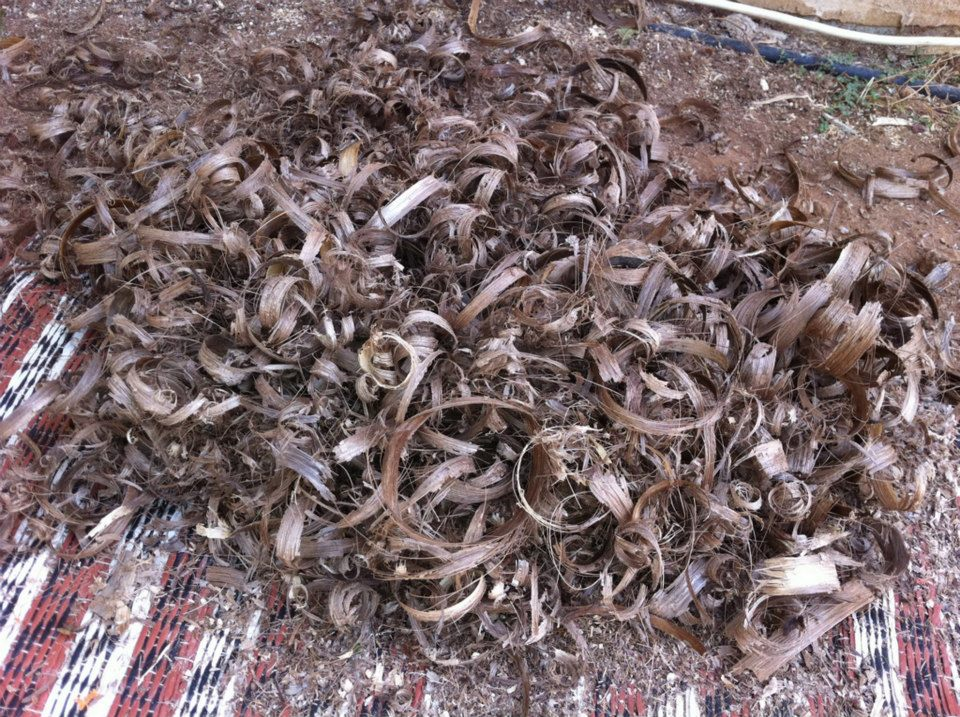
#> input picture _COMMUNICATION/team_10/S007-GROK/repair-sketch-2026-09-23/img/EA-000161.jpg, 960 x 717 px
$ python -i build_index.py   (imports and definitions only)
#> lines starting #> are read from the running program, lines starting #| are printed output that depends on the picture
#> further down, picture is the input picture: PIL image 960x717 RGB; mean R, G, B 122.8, 105.1, 107.1
#!/usr/bin/env python3
"""
בונה אינדקס JSON למדיה מלגסי: העתקה (אופציונלי), חישובי פיקסלים, תגיות מובנות.
אין תלות ב-Ollama — כל תיאורי הסוכן ל-scan_primary מבוססי סטטיסטיקה על התמונה.
"""
from __future__ import annotations

import argparse
import hashlib
import json
import os
import random
import re
from collections import Counter
from datetime import datetime, timezone
from pathlib import Path
from typing import Any

from PIL import Image, ImageFilter, ImageStat, ExifTags
import imagehash
import numpy as np

IMAGE_EXT = {".jpg", ".jpeg", ".png", ".gif", ".webp"}

# קבצי ה-POC הקודם (לא לכלול ב"לא בממשק" אם רוצים הפרדה נקייה)
DEFAULT_EXCLUDE = {
    "2017/06/כושי-בלאנטיס1.jpg",
    "2016/12/כושי-בלאנטיס1.jpg",
    "2016/12/איל-מישה-איטליה-כושי-בלאנטיס-3.jpg",
    "2010/12/Screen20Shot202013-03-1220at208.png",
    "2016/12/סיני-יוני-09-151.jpg",
    "2016/12/עטיפה-1.jpg",
    "2017/06/רותם-כהן-צבע-בכחול-וזרוק-לים-הודו-2.jpg",
    "2017/06/מוזה-הוצאה-לאור-איטליה-1.jpg",
    "2017/06/אייל-עמית-וכתבת.jpg",
    "2017/06/צבע-בכחול-וזרוק-לים-קאסול-2.jpg",
}

CONTENT_HINT_RE = re.compile(
    r"(מוזה|כושי|צבע|בכחול|וכתבת|דיגרידו|עמית|הרצא|סדנא|טיפול|אייל)",
    re.I,
)


def rel_posix(p: Path, root: Path) -> str:
    return p.relative_to(root).as_posix()


# [14 lines left out: function walk_images, not called in this run]


def rgb_to_hsv_np(rgb: np.ndarray) -> tuple[float, float, float]:
    """rgb 0-1, returns h 0-360 s,v 0-1"""
    r, g, b = rgb
    mx = max(r, g, b)
    mn = min(r, g, b)
    d = mx - mn
    if d < 1e-6:
        h = 0.0
    elif mx == r:
        h = (60 * ((g - b) / d) + 360) % 360
    elif mx == g:
        h = (60 * ((b - r) / d) + 120) % 360
    else:
        h = (60 * ((r - g) / d) + 240) % 360
    s = 0 if mx == 0 else d / mx
    v = mx
    return h, s, v


def analyze_pixels(im: Image.Image) -> dict[str, Any]:
    im = im.convert("RGB")
    w, h = im.size
#> w = 960; h = 717
    # downsample for stats
    max_side = 320
    if max(w, h) > max_side:
        r = max_side / max(w, h)
#> r = 0.333
        im_small = im.resize((max(1, int(w * r)), max(1, int(h * r))), Image.Resampling.LANCZOS)
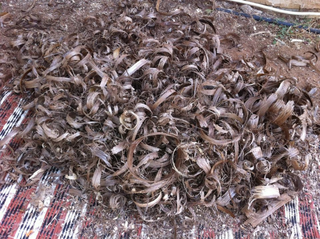
#> im_small: PIL image 320x239 RGB; mean R, G, B 122.8, 105.1, 107.1
    else:
        im_small = im
    arr = np.asarray(im_small).astype(np.float64) / 255.0
    flat = arr.reshape(-1, 3)
    mean_rgb = flat.mean(axis=0)
#> mean_rgb = [0.482, 0.412, 0.42]
    std_rgb = flat.std(axis=0)
#> std_rgb = [0.189, 0.187, 0.197]
    hsv = np.array([rgb_to_hsv_np(flat[i]) for i in range(0, len(flat), max(1, len(flat) // 5000))])
#> in rgb_to_hsv_np, `r, g, b = rgb`: r = 0.51; g = 0.388; b = 0.427
#> in rgb_to_hsv_np, `mx = max(r, g, b)`: mx = 0.51
#> in rgb_to_hsv_np, `mn = min(r, g, b)`: mn = 0.388
#> in rgb_to_hsv_np, `d = mx - mn`: d = 0.122
#> in rgb_to_hsv_np, `h = (60 * ((g - b) / d) + 360) % 360`: h = 340.6
#> in rgb_to_hsv_np, `s = 0 if mx == 0 else d / mx`: s = 0.238
#> in rgb_to_hsv_np, `v = mx`: v = 0.51
    mean_h, mean_s, mean_v = hsv.mean(axis=0)
#> mean_h = 178.1; mean_s = 0.191; mean_v = 0.485

    # dominant colors (quantize to 8 bins per channel)
    q = (arr * 7).astype(np.uint8)
    packed = (q[:, :, 0].astype(np.uint32) << 16) | (q[:, :, 1].astype(np.uint32) << 8) | q[
        :, :, 2
    ].astype(np.uint32)
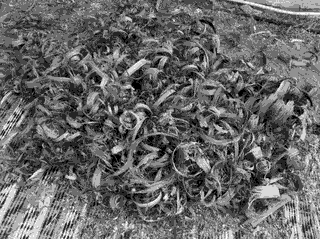
#> packed: shape (239, 320) uint32; min 0, max 460551, mean 188690; drawn with min black and max white
    counts = Counter(packed.flatten().tolist()).most_common(5)
#> counts = [(131586, 9945), (197122, 9876), (197379, 8166), (131329, 7288), (65793, 6822)]
    palette = []
    for val, _cnt in counts[:5]:
        rq = (val >> 16) & 0xFF
        gq = (val >> 8) & 0xFF
        bq = val & 0xFF
        rr = int((rq / 7.0) * 255)
        gg = int((gq / 7.0) * 255)
        bb = int((bq / 7.0) * 255)
        palette.append("#{:02x}{:02x}{:02x}".format(rr, gg, bb))
#> this loop made 5 passes
#> (val, _cnt, rq, gq, bq, rr, gg, bb) on passes 1 to 5: (131586, 9945, 2, 2, 2, 72, 72, 72), (197122, 9876, 3, 2, 2, 109, 72, 72), (197379, 8166, 3, 3, 3, 109, 109, 109), (131329, 7288, 2, 1, 1, 72, 36, 36), (65793, 6822, 1, 1, 1, 36, 36, 36)
#> after the loop, palette = ['#484848', '#6d4848', '#6d6d6d', '#482424', '#242424']

    gray = im_small.convert("L")
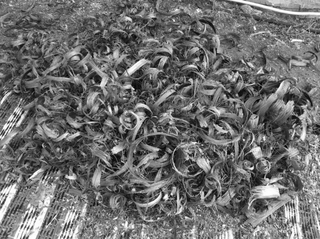
#> gray: PIL image 320x239 L; min 1, max 255, mean 110.6
    stat = ImageStat.Stat(gray)
    brightness = stat.mean[0] / 255.0
#> brightness = 0.434
    contrast = stat.stddev[0] / 255.0
#> contrast = 0.188

    edges = gray.filter(ImageFilter.FIND_EDGES)
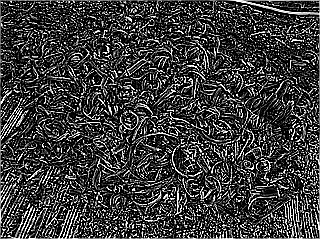
#> edges: PIL image 320x239 L; min 0, max 255, mean 61
    edge_arr = np.asarray(edges).astype(np.float64)
    edge_energy = float(edge_arr.mean() / 255.0)
#> edge_energy = 0.239
    lap = np.var(edge_arr)
#> lap = 7105.1

    # classify
    ow, oh = im.size
#> ow = 960; oh = 717
    if ow > oh * 1.15:
        orientation = "landscape"
    elif oh > ow * 1.15:
        orientation = "portrait"
    else:
        orientation = "square"

    if brightness < 0.35:
        brightness_band = "dark"
    elif brightness > 0.65:
        brightness_band = "bright"
    else:
        brightness_band = "mid"

    if mean_h < 60 or mean_h > 300:
        temp = "warm"
    elif 180 < mean_h < 260:
        temp = "cool"
    else:
        temp = "neutral"

    if mean_s < 0.15:
        sat = "low"
    elif mean_s < 0.4:
        sat = "moderate"
    else:
        sat = "high"

    if edge_energy < 0.08 and contrast < 0.12:
        complexity = "low"
    elif edge_energy > 0.18 or contrast > 0.22:
        complexity = "high"
    else:
        complexity = "medium"

    if lap < 300:
        sharp = "soft"
    elif lap < 1200:
        sharp = "medium"
    else:
        sharp = "sharp"

    return {
        "width": w,
        "height": h,
        "mean_rgb": [round(float(x), 4) for x in mean_rgb],
        "std_rgb": [round(float(x), 4) for x in std_rgb],
        "mean_hsv_deg": [round(float(mean_h), 2), round(float(mean_s), 4), round(float(mean_v), 4)],
        "brightness_0_1": round(brightness, 4),
        "contrast_0_1": round(contrast, 4),
        "edge_energy_0_1": round(edge_energy, 4),
        "laplacian_variance": round(float(lap), 2),
        "dominant_hex": palette[:5],
        "orientation": orientation,
        "brightness_band": brightness_band,
        "color_temperature": temp,
        "saturation_band": sat,
        "complexity": complexity,
        "sharpness": sharp,
    }


# [300 lines left out: functions he_notes_from_stats, exif_basic, build_search_blob, build_search_keywords, process_one, select_files and 1 more, not called in this run]


# [2 lines not run here, left out]

>>> from PIL import Image
>>> picture = Image.open('../../team_10/S007-GROK/repair-sketch-2026-09-23/img/EA-000161.jpg')
>>> result = analyze_pixels(picture)
#> result = 16 items

$ run again, on _COMMUNICATION/team_10/S007-GROK/repair-sketch-2026-09-23/img/EA-000214.jpeg
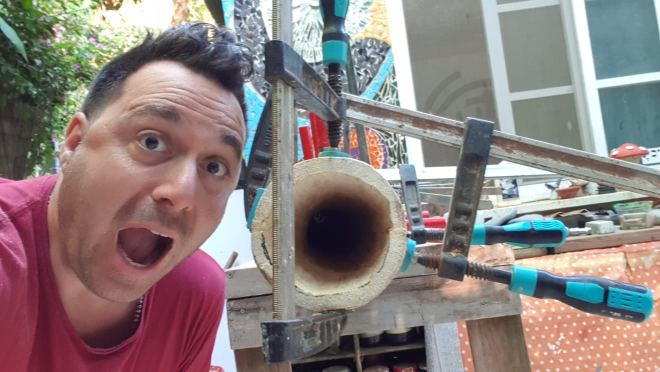
#> input picture _COMMUNICATION/team_10/S007-GROK/repair-sketch-2026-09-23/img/EA-000214.jpeg, 1320 x 744 px (shown at 1/2 size)
#> picture is the input picture: PIL image 1320x744 RGB; mean R, G, B 139.1, 127.2, 125.4
#> mean_rgb = [0.546, 0.499, 0.492]
#> std_rgb = [0.225, 0.239, 0.225]
#> in rgb_to_hsv_np, `r, g, b = rgb`: r = 0.427; g = 0.545; b = 0.463
#> mx = 0.545
#> mn = 0.427
#> d = 0.118
#> in rgb_to_hsv_np, `h = (60 * ((b - r) / d) + 120) % 360`: h = 138
#> s = 0.216
#> v = 0.545
#> mean_h = 134.7; mean_s = 0.255; mean_v = 0.585
#> counts = [(197379, 6235), (65793, 3388), (263172, 3241), (197122, 3232), (131586, 2572)]
#> the loop in analyze_pixels, `for val, _cnt in counts[:5]:` made 5 passes
#> (val, _cnt, rq, gq, bq, rr, gg, bb) on passes 1 to 5: (197379, 6235, 3, 3, 3, 109, 109, 109), (65793, 3388, 1, 1, 1, 36, 36, 36), (263172, 3241, 4, 4, 4, 145, 145, 145), (197122, 3232, 3, 2, 2, 109, 72, 72), (131586, 2572, 2, 2, 2, 72, 72, 72)
#> after the loop in analyze_pixels, `for val, _cnt in counts[:5]:`: palette = ['#6d6d6d', '#242424', '#919191', '#6d4848', '#484848']
#> in analyze_pixels, `gray = im_small.convert("L")`:
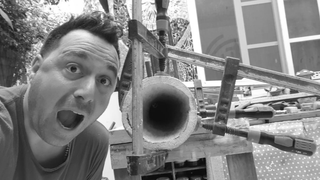
#> gray: PIL image 320x180 L; min 6, max 255, mean 130.5
#> brightness = 0.512
#> contrast = 0.221
#> in analyze_pixels, `edges = gray.filter(ImageFilter.FIND_EDGES)`:
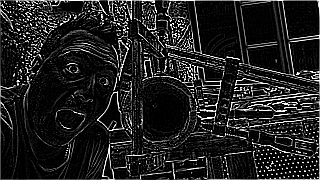
#> edges: PIL image 320x180 L; min 0, max 255, mean 32.8
#> edge_energy = 0.129
#> lap = 3849
#> result = 16 items

$ run again, on _COMMUNICATION/team_10/S007-GROK/repair-sketch-2026-09-23/img/EA-000220.jpeg
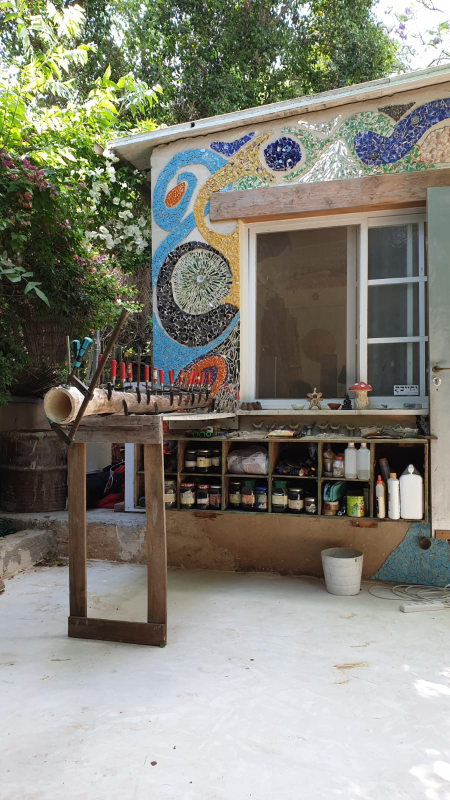
#> input picture _COMMUNICATION/team_10/S007-GROK/repair-sketch-2026-09-23/img/EA-000220.jpeg, 900 x 1600 px (shown at 1/2 size)
#> picture is the input picture: PIL image 900x1600 RGB; mean R, G, B 132.9, 132.4, 120.7
#> mean_rgb = [0.521, 0.519, 0.473]
#> std_rgb = [0.266, 0.273, 0.296]
#> in rgb_to_hsv_np, `r, g, b = rgb`: r = 0.827; g = 0.855; b = 0.835
#> mx = 0.855
#> mn = 0.827
#> d = 0.0275
#> in rgb_to_hsv_np, `h = (60 * ((b - r) / d) + 120) % 360`: h = 137.1
#> s = 0.0321
#> v = 0.855
#> mean_h = 110.8; mean_s = 0.223; mean_v = 0.551
#> in analyze_pixels, `packed = (q[:, :, 0].astype(np.uint32) << 16) | (q[:, :, 1].astype(np...`:
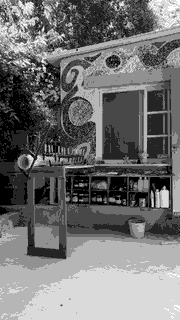
#> packed: shape (320, 180) uint32; min 0, max 460551, mean 207884.6; drawn with min black and max white
#> counts = [(394758, 7717), (328965, 4798), (65793, 4179), (131585, 3346), (131329, 3205)]
#> the loop in analyze_pixels, `for val, _cnt in counts[:5]:` made 5 passes
#> (val, _cnt, rq, gq, bq, rr, gg, bb) on passes 1 to 5: (394758, 7717, 6, 6, 6, 218, 218, 218), (328965, 4798, 5, 5, 5, 182, 182, 182), (65793, 4179, 1, 1, 1, 36, 36, 36), (131585, 3346, 2, 2, 1, 72, 72, 36), (131329, 3205, 2, 1, 1, 72, 36, 36)
#> after the loop in analyze_pixels, `for val, _cnt in counts[:5]:`: palette = ['#dadada', '#b6b6b6', '#242424', '#484824', '#482424']
#> brightness = 0.514
#> contrast = 0.27
#> in analyze_pixels, `edges = gray.filter(ImageFilter.FIND_EDGES)`:
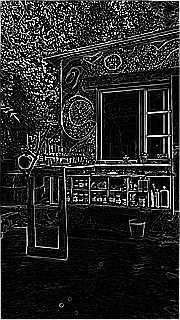
#> edges: PIL image 180x320 L; min 0, max 255, mean 38.6
#> edge_energy = 0.151
#> lap = 4974.5
#> result = 16 items

$ run again, on _COMMUNICATION/team_10/S007-GROK/repair-sketch-2026-09-23/img/EA-000237.jpeg
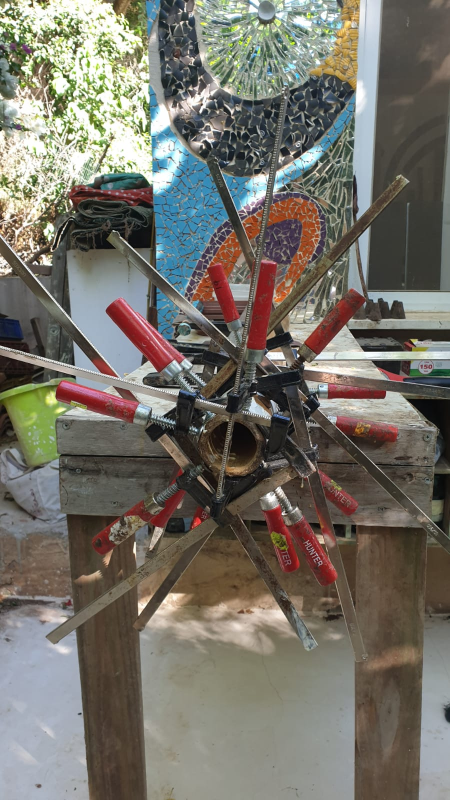
#> input picture _COMMUNICATION/team_10/S007-GROK/repair-sketch-2026-09-23/img/EA-000237.jpeg, 900 x 1600 px (shown at 1/2 size)
#> picture is the input picture: PIL image 900x1600 RGB; mean R, G, B 117.2, 113.7, 104.5
#> mean_rgb = [0.459, 0.446, 0.41]
#> std_rgb = [0.206, 0.223, 0.228]
#> in rgb_to_hsv_np, `r, g, b = rgb`: r = 0.384; g = 0.404; b = 0.243
#> mx = 0.404
#> mn = 0.243
#> d = 0.161
#> in rgb_to_hsv_np, `h = (60 * ((b - r) / d) + 120) % 360`: h = 67.32
#> s = 0.398
#> v = 0.404
#> mean_h = 91.91; mean_s = 0.221; mean_v = 0.487
#> in analyze_pixels, `packed = (q[:, :, 0].astype(np.uint32) << 16) | (q[:, :, 1].astype(np...`:
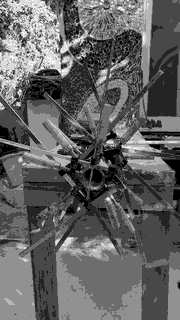
#> packed: shape (320, 180) uint32; min 0, max 460551, mean 178897.4; drawn with min black and max white
#> counts = [(65793, 6338), (131586, 5913), (131585, 4807), (131329, 4603), (197379, 4377)]
#> the loop in analyze_pixels, `for val, _cnt in counts[:5]:` made 5 passes
#> (val, _cnt, rq, gq, bq, rr, gg, bb) on passes 1 to 5: (65793, 6338, 1, 1, 1, 36, 36, 36), (131586, 5913, 2, 2, 2, 72, 72, 72), (131585, 4807, 2, 2, 1, 72, 72, 36), (131329, 4603, 2, 1, 1, 72, 36, 36), (197379, 4377, 3, 3, 3, 109, 109, 109)
#> after the loop in analyze_pixels, `for val, _cnt in counts[:5]:`: palette = ['#242424', '#484848', '#484824', '#482424', '#6d6d6d']
#> brightness = 0.446
#> contrast = 0.213
#> in analyze_pixels, `edges = gray.filter(ImageFilter.FIND_EDGES)`:
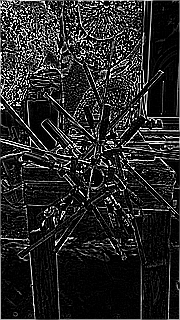
#> edges: PIL image 180x320 L; min 0, max 255, mean 39.2
#> edge_energy = 0.154
#> lap = 4906.9
#> result = 16 items
